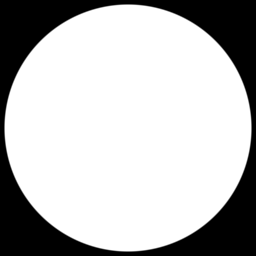
#> input picture lab3/Lab3bilder/circle.tif, 256 x 256 px
$ python DemoD.py
#> lines starting #> are read from the running program, lines starting #| are printed output that depends on the picture
import numpy as np
from scipy import signal
from matplotlib import pyplot as plt
import imageio


fig, axes = plt.subplots(nrows=2, ncols=2)
fig.tight_layout()
Im = np.double(plt.imread('Lab3bilder/circle.tif'))
#> Im: shape (256, 256) float64; min 0, max 255, mean 186.4
plt.subplot(2,2,1)
plt.imshow(Im,'gray',clim=(0,255))
plt.title('original image')
plt.colorbar()


b = np.array([0.5,0.5])
b2 = np.convolve(b,b).reshape(1,3)
d = np.array([1,-1.0])
cd = np.convolve(b,d).reshape(1,3)
sobelx = np.array([[1.0,0.0,-1.0], [2.0, 0.0, -2.0], [1.0, 0.0, -1.0]]) /8
Imsobelx = signal.convolve2d(Im,sobelx,'same')
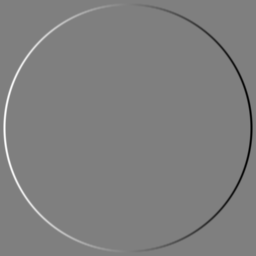
#> Imsobelx: shape (256, 256) float64; min -127.5, max 127.5, mean 0; drawn with min black and max white

plt.subplot(2,2,3)
plt.imshow(Imsobelx,'gray',clim=(-128,127))
plt.title('sobelx image')
plt.colorbar()


sobely = np.array([[1.0,2.0,1.0], [0.0, 0.0, 0.0], [-1.0, -2.0, -1.0]]) /8
Imsobely = signal.convolve2d(Im,sobely,'same')
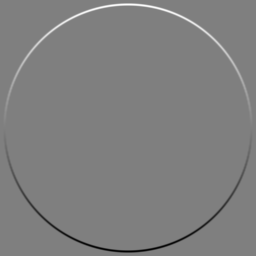
#> Imsobely: shape (256, 256) float64; min -127.5, max 127.5, mean 0; drawn with min black and max white

plt.subplot(2,2,4)
plt.imshow(Imsobely,'gray',clim=(-128,127))
plt.title('sobely image')
plt.colorbar()

#sqrt( (∂f(x,y)/∂x)^2 + (∂f(x,y)/∂y)^2 )
im2 = np.sqrt(np.square(Imsobelx) + np.square(Imsobely))
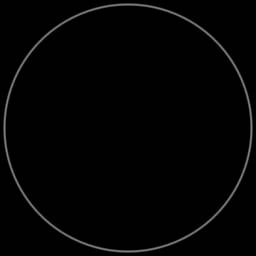
#> im2: shape (256, 256) float64; min 0, max 127.5, mean 3
plt.subplot(2,2,2)
plt.imshow(im2,'gray',clim=(0,255))
plt.title('magngrad image')
plt.colorbar()


plt.show()
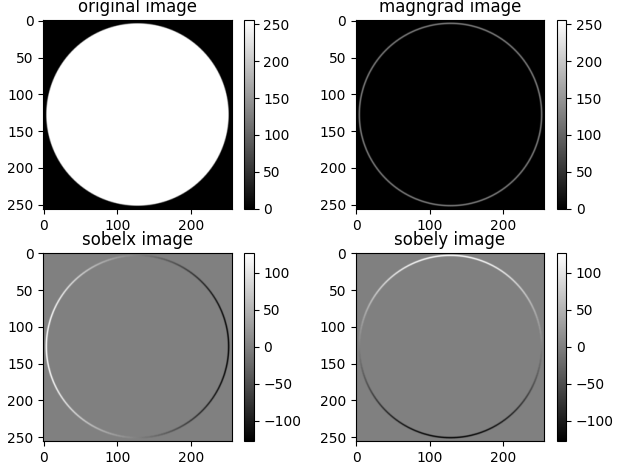
#> figure drawn by matplotlib, 8 panels


# Q10
# Answer:
# a) Positive derivative (transition from dark to bright) gives a bright pixel.
# Negative derivative (transition from bright to dark) gives a dark pixel.
